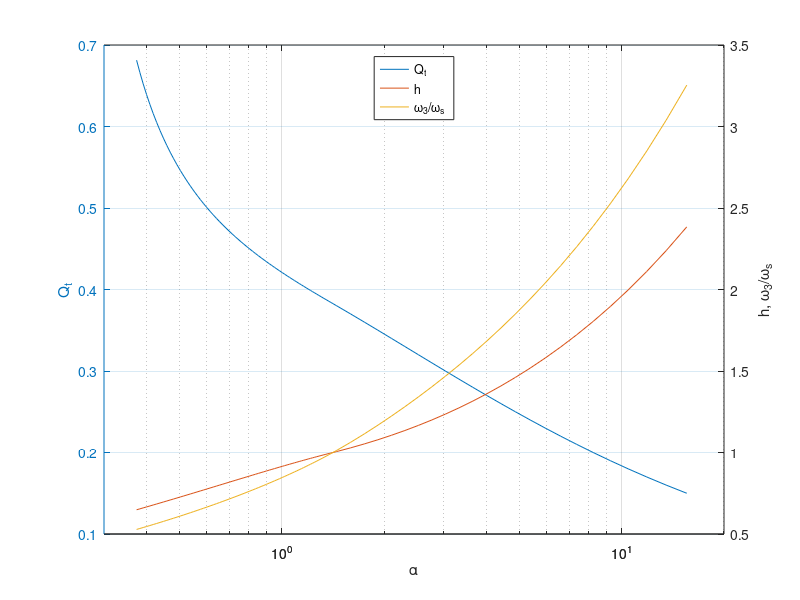

The MATLAB source for this figure: (Note: this script raises an error after producing the figure.)
clear all
close all

linestyle={'-','--','-.','-','--','-.'};

%C4 filter
k=.3:.01:1;

fact=.125.*k.^4+.75.*k.^2+0.125;
A0=1;
A4=1;
A1=2.6131.*k./(fact.^(1/4));
A2=(2.4143.*k.^2+1)./(fact.^(1/2));
A3=(.9239.*k.^3+1.6892.*k)./(fact.^(3/4));

Qt=1./sqrt(A1.*A3);
wbws=A1./A3;
cascab=(A1.*A2.*A3-A1.^2-A3.^2)./(A3.^2);

for index=1:length(Qt)
    d_temp= roots([1,-(A3(index).^2-2.*A2(index)),-(2+A2(index).^2-2.*A1(index).*A3(index)),-(A1(index).^2-2.*A2(index)),-1]);
    d(index)=max( d_temp(real(d_temp)>0 & imag(d_temp)==0));
end
w3=sqrt(d.*wbws);


%QB3 filter
Qt_qb3=0.38:-.01:0.15;
A2=sqrt(2.*(1./Qt_qb3.^2-1));
A3=sqrt(2.*A2);
A1=(2+A2.^2)./(2.*A3);

wbws_qb3=A1./A3;
cascab_qb3=(A1.*A2.*A3-A1.^2-A3.^2)./(A3.^2);

for index=1:length(Qt_qb3)
    d_temp= roots([1,-(A3(index).^2-2.*A2(index)),-(2+A2(index).^2-2.*A1(index).*A3(index)),-(A1(index).^2-2.*A2(index)),-1]);
    d_qb3(index)=max( d_temp(real(d_temp)>0 & imag(d_temp)==0));
end
w3_qb3=sqrt(d_qb3.*wbws_qb3);

%Concatenate results
Qt_total=[Qt,Qt_qb3];
wbws_total=[wbws,wbws_qb3];
cascab_total=[cascab,cascab_qb3];
w3_total=[w3,w3_qb3];

[hAx,hLine1,hLine2]=plotyy(cascab_total,Qt_total,cascab_total,[wbws_total;w3_total], 'semilogx');
ylabel('Q_t')
xlabel('\alpha')
ylabel(hAx(2),'h, \omega_3/\omega_s')
grid on
legendtext={'Q_t','h','\omega_3/\omega_s'};
legend(legendtext, 'Location', 'north')
xlim([.3 20])
xlim(hAx(2),[.3 20])
hLine2(1).LineStyle='--';
hLine2(2).LineStyle='-.';
hLine1.LineWidth=2;
hLine2(1).LineWidth=2;
hLine2(2).LineWidth=2;
print('vented_design','-depsc')